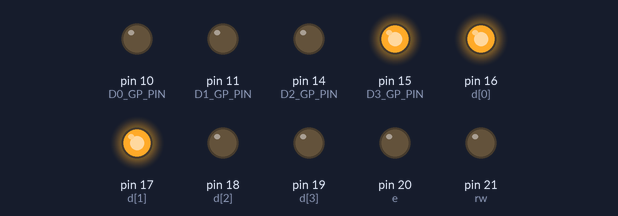
Bench run of a program on a simulated MicroPython board. Parts: output pins drawn as LEDs (lit = HIGH). At 0.4 s the program stops and its outputs stay as they are.

Above: at 0.4 s.
Timing chart, 0 to 1.9 s (numbered marks = the images above):
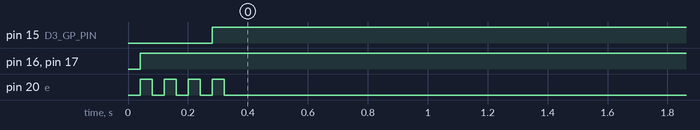

Measured:
- by itself, pin 15 (D3_GP_PIN): LOW → HIGH at 0.28 s
- by itself, pin 16 (d[0]), pin 17 (d[1]): LOW → HIGH at 0.04 s
- by itself, pin 20 (e): alternates HIGH for 0.04 s and LOW for 0.04 s, 8 changes in all, then stays LOW

The program:

demo.py
```python
import hd44780

pinout={
    'RS_GP_PIN': 22,	# pin 29
    'RW_GP_PIN': 21,	# pin 27
    'E_GP_PIN': 20,	# pin 26
    'D0_GP_PIN': 10,	# pin 14
    'D1_GP_PIN': 11,	# pin 15
    'D2_GP_PIN': 14,	# pin 19
    'D3_GP_PIN': 15,	# pin 20
    'D4_GP_PIN': 16,	# pin 21
    'D5_GP_PIN': 17,	# pin 22
    'D6_GP_PIN': 18,	# pin 24
    'D7_GP_PIN': 19	# pin 25
    }

lcd=hd44780.lcd(False,1,0,False,pinout)	# 8 bit, 2 lines, 5x8 font, read only mode
#lcd=hd44780.lcd(True,1,0,False,pinout)	# 4 bit, 2 lines, 5x8 font, read only mode

def hello():
    lcd.command('0000000001',22000)	# clear display, set DDRAM to 0
    lcd.command('0000001111')	# display on, cursor on, blink on
    lcd.command('0000000110')	# increment cursor position, no shift
    lcd.command('1010111100')	# print katakana character 'シ' (Shi) (ROM Code: A00)
    lcd.command('0011000000')	# 2nd row, 1st column
    lcd.command('1001000011')	# print latin chatacter'C'
    lcd.command('1011110110')	# print greek chatacter'Σ'

# hello()
```

hd44780.py
```python
"""
TODO: Modify comments in Doxygen friendly form

"""


"""

hd44780 is a module providing connectivity to an LCD display with a Hitachi
HD44780 or compatible controller.

Functionality is provided as a class, thus enabling the simultaneous use
of more than one displays.

"""
from machine import Pin
import time


class lcd():

    """

    lcd class is the module's sole class.

    """


    def __init__(self,four_bit_mode,lines,font,read_write_mode,pinout):

        """

        Constructor needs following arguments:


        four_bit_mode: Boolean.
        True if data interface with display is 4 bits, False if 8 bits.

        lines: Integer.
        1 for a module with 2 display lines, 0 for a module with 1 display line.

        font: Integer.
        1 for 5x10 font, 0 for 5x8 font

        read_write_mode: Boolean.
        True if communication with display is bidirectional (especially Busy Flag/D7),
        False if unidirectional (only from microcontroller to display)

        pinout: A dictionary containing entries with the following keys.
        'RS_GP_PIN'
        'RW_GP_PIN'
        'E_GP_PIN'
        'D0_GP_PIN' (for 8 bit mode)
        'D1_GP_PIN' (for 8 bit mode)
        'D2_GP_PIN' (for 8 bit mode)
        'D3_GP_PIN' (for 8 bit mode)
        'D4_GP_PIN'
        'D5_GP_PIN'
        'D6_GP_PIN'
        'D7_GP_PIN'
        All values must be integers and correspond to the GPIO pins connected
        to the respective display module pins.

        IMPORTANT: pinout must be passed as an existing dictionary variable,
        and not as arguments (thus no **kwargs)

        """

        self.four_bit_mode=four_bit_mode			# 4 bit mode
        self.lines=lines					# rows of the display
        self.font=font						# font
        self.read_write_mode=read_write_mode			# Busy Flag probing
        self.rs=Pin(pinout['RS_GP_PIN'],Pin.OUT,value=0)	# RS
        self.rw=Pin(pinout['RW_GP_PIN'],Pin.OUT,value=0)	# RW
        self.e=Pin(pinout['E_GP_PIN'],Pin.OUT,value=0)		# E
        self.d=[
        0 if four_bit_mode else Pin(pinout['D0_GP_PIN'],Pin.OUT,value=0),	# D0
        0 if four_bit_mode else Pin(pinout['D1_GP_PIN'],Pin.OUT,value=0),	# D1
        0 if four_bit_mode else Pin(pinout['D2_GP_PIN'],Pin.OUT,value=0),	# D2
        0 if four_bit_mode else Pin(pinout['D3_GP_PIN'],Pin.OUT,value=0),	# D3
        Pin(pinout['D4_GP_PIN'],Pin.OUT,value=0),	# D4
        Pin(pinout['D5_GP_PIN'],Pin.OUT,value=0),	# D5
        Pin(pinout['D6_GP_PIN'],Pin.OUT,value=0),	# D6
        Pin(pinout['D7_GP_PIN'],Pin.OUT,value=0)	# D7
        ]
        self.reset()


    def reset(self,fourbit=None,lines=None,font=None):
        """
        reset() resets the board by performing the Initializing by Instruction procedure
        it is possible to bypass the settings provided during object instantiation:
        four bit mode, number of lines and font can be provided as arguments.
        For their values refer to documentation of __init__()
        """
        rwm=self.read_write_mode	# temporarily store Busy Flag probing setting
        self.read_write_mode=0		# temporarily disable Busy Flag probing, if set
        if fourbit is None:		# if fourbit is not provided:
            fourbit=self.four_bit_mode	# use the default mode
        if lines is None:		# if lines is not provided:
            lines=self.lines		# use the default mode
        if font is None:		# if font is not provided:
            font=self.font		# use the default mode
        time.sleep_ms(40)		# initial internal reset duration in ms, refer to datasheet
        for i in range(3):		# send the initialization command 3 times
            self.command('000011',True,40000)	# refer to Hitachi datasheet figures 23 & 24
        if fourbit is False:		# 8 bit interface
            self.command('000011'+str(lines)+str(font)+'00',False,40000)	# function set
        else:				# 4 bit interface
            self.command('000010',True,40000)	# set to 4 bits
            self.command('000010',True,40000)	# set to 4 bits
            self.command('00'+str(lines)+str(font)+'00',True,40000)	# function set
        self.read_write_mode=rwm	# reenable Busy Flag probing, if applicable


    def status(self):

        """
        status() prints the status of module's pins.
        Sequence is identical to the one depicted in HD44780 datasheet:
        RS RW D7 D6 D5 D4 D3 D2 D1 D0	for 8-bit operations,
        RS RW D7 D6 D5 D4		for 4-bit operations
        """

        print(self.rs.value(),self.rw.value(),\
        self.d[7].value(),self.d[6].value(),self.d[5].value(),self.d[4].value(),end='')
        if not (self.four_bit_mode):
            print('',self.d[3].value(),self.d[2].value(),self.d[1].value(),self.d[0].value(),end='')
        print("")


    def issue(self,delay):

        """

        TODO:
        READ-WRITE MODE BY SAMPLING E

        issue() signals the module to read or write data in bus, by a positive pulse of E pin
        if the module is in read write mode, Busy flag from D7 is sampled
        if the module is in read only mode, timing is achieved by appropriate delays
        between commands

        delay is provided in microseconds

        """

        if(self.read_write_mode):
            print("TODO")
        else:
            if delay==0:		# command() had been called with no delay argument
                delay=53		# execution time related to Fosc, refer to datasheet
            self.e.value(1)		# positive edge of E pin
            time.sleep_us(delay)	# delay
            self.e.value(0)		# negative edge of E pin toggles display
            time.sleep_us(delay)	# delay


    def command(self,cmdstr,fourbit=None,delay=0):

        """
        command() issues the given command to the display.

        Command must be provided as a 10-character length string for 8 bit commands,
        or as a 6-character length string for 4 bit commands.
        Command string must consist only of characters '1' or '0'
        Command sequence is identical to the one depicted in HD44780 datasheet:
        RS RW D7 D6 D5 D4 D3 D2 D1 D0   for 8-bit operations,
        RS RW D7 D6 D5 D4       for 4-bit operations

        fourbit must be True for 4 bit data bus, or False for 8 bit data bus.
        If not provided, the default mode provided at class initialization will be used.

        delay is the delay(in microseconds) passed to issue()

        IMPORTANT: size of command and size of data bus are not identical.
        We can issue 8 bit commands with a 4 bit data bus (split in 4 bit 2 commands)
        as well as issue 4 bit commands (for example '000010', "set 4 bit operation")
        under any circumstances.

        """
        if fourbit is None:			# if fourbit is not provided:
            fourbit=self.four_bit_mode		# use the default mode
        self.rs.value(int(cmdstr[0]))		# set RS pin
        self.rw.value(int(cmdstr[1]))		# set RW pin
        self.d[7].value(int(cmdstr[2]))		# set D7 pin
        self.d[6].value(int(cmdstr[3]))		# set D6 pin
        self.d[5].value(int(cmdstr[4]))		# set D5 pin
        self.d[4].value(int(cmdstr[5]))		# set D4 pin
        if len(cmdstr)==10:			# if we have an 8 bit command
            if not (fourbit):			# and we are in 8 bit mode
                self.d[3].value(int(cmdstr[6]))	# set D3 pin
                self.d[2].value(int(cmdstr[7]))	# set D2 pin
                self.d[1].value(int(cmdstr[8]))	# set D1 pin
                self.d[0].value(int(cmdstr[9]))	# set D0 pin
                self.issue(delay)		# issue command to display
            else:				# 8 bit command but 4 pin mode
                self.issue(delay)		# issue the first 4 bits
                self.d[7].value(int(cmdstr[6]))	# set D7 pin
                self.d[6].value(int(cmdstr[7]))	# set D6 pin
                self.d[5].value(int(cmdstr[8]))	# set D5 pin
                self.d[4].value(int(cmdstr[9]))	# set D4 pin
                self.issue(delay)		# issue the last 4 bits
        else:					# 4 bit command
            self.issue(delay)			# issue command to display
```
